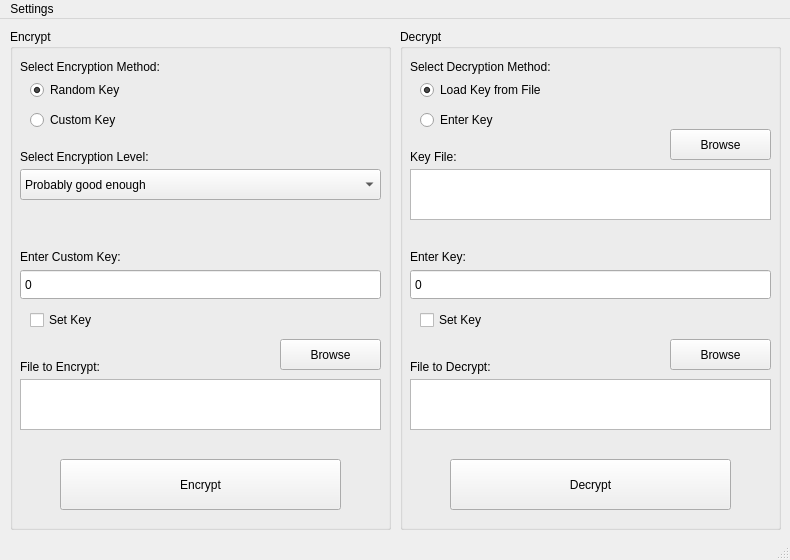
<?xml version="1.0" encoding="UTF-8"?>
<ui version="4.0">
 <class>MainWindow</class>
 <widget class="QMainWindow" name="MainWindow">
  <property name="geometry">
   <rect>
    <x>0</x>
    <y>0</y>
    <width>790</width>
    <height>560</height>
   </rect>
  </property>
  <property name="minimumSize">
   <size>
    <width>790</width>
    <height>560</height>
   </size>
  </property>
  <property name="maximumSize">
   <size>
    <width>790</width>
    <height>560</height>
   </size>
  </property>
  <property name="windowTitle">
   <string>lockbox</string>
  </property>
  <widget class="QWidget" name="centralwidget">
   <widget class="QGroupBox" name="encryptGroupbox">
    <property name="geometry">
     <rect>
      <x>10</x>
      <y>10</y>
      <width>381</width>
      <height>501</height>
     </rect>
    </property>
    <property name="title">
     <string>Encrypt</string>
    </property>
    <widget class="QLabel" name="encryptLevelLbl">
     <property name="geometry">
      <rect>
       <x>10</x>
       <y>120</y>
       <width>161</width>
       <height>16</height>
      </rect>
     </property>
     <property name="text">
      <string>Select Encryption Level:</string>
     </property>
    </widget>
    <widget class="QComboBox" name="encryptLevelSbx">
     <property name="geometry">
      <rect>
       <x>10</x>
       <y>140</y>
       <width>361</width>
       <height>31</height>
      </rect>
     </property>
     <property name="currentIndex">
      <number>0</number>
     </property>
     <item>
      <property name="text">
       <string>Probably good enough</string>
      </property>
     </item>
     <item>
      <property name="text">
       <string>Solid choice</string>
      </property>
     </item>
     <item>
      <property name="text">
       <string>This will be preserved for all time</string>
      </property>
     </item>
    </widget>
    <widget class="QLabel" name="encryptMethodLbl">
     <property name="geometry">
      <rect>
       <x>10</x>
       <y>30</y>
       <width>181</width>
       <height>16</height>
      </rect>
     </property>
     <property name="text">
      <string>Select Encryption Method:</string>
     </property>
    </widget>
    <widget class="QRadioButton" name="encryptRandomKeyRdo">
     <property name="geometry">
      <rect>
       <x>20</x>
       <y>50</y>
       <width>106</width>
       <height>22</height>
      </rect>
     </property>
     <property name="text">
      <string>Random Key</string>
     </property>
     <property name="checked">
      <bool>true</bool>
     </property>
    </widget>
    <widget class="QRadioButton" name="encryptCustomKeyRdo">
     <property name="geometry">
      <rect>
       <x>20</x>
       <y>80</y>
       <width>106</width>
       <height>22</height>
      </rect>
     </property>
     <property name="text">
      <string>Custom Key</string>
     </property>
    </widget>
    <widget class="QLabel" name="encryptCustomKeyLbl">
     <property name="geometry">
      <rect>
       <x>10</x>
       <y>220</y>
       <width>131</width>
       <height>16</height>
      </rect>
     </property>
     <property name="text">
      <string>Enter Custom Key:</string>
     </property>
    </widget>
    <widget class="QPushButton" name="encryptBrowseBtn">
     <property name="geometry">
      <rect>
       <x>270</x>
       <y>310</y>
       <width>101</width>
       <height>31</height>
      </rect>
     </property>
     <property name="text">
      <string>Browse</string>
     </property>
    </widget>
    <widget class="QTextEdit" name="encryptSelectedFileTbx">
     <property name="geometry">
      <rect>
       <x>10</x>
       <y>350</y>
       <width>361</width>
       <height>51</height>
      </rect>
     </property>
     <property name="readOnly">
      <bool>true</bool>
     </property>
    </widget>
    <widget class="QLabel" name="encryptFileSelectLbl">
     <property name="geometry">
      <rect>
       <x>10</x>
       <y>330</y>
       <width>151</width>
       <height>16</height>
      </rect>
     </property>
     <property name="text">
      <string>File to Encrypt:</string>
     </property>
    </widget>
    <widget class="QPushButton" name="encryptBtn">
     <property name="geometry">
      <rect>
       <x>50</x>
       <y>430</y>
       <width>281</width>
       <height>51</height>
      </rect>
     </property>
     <property name="text">
      <string>Encrypt</string>
     </property>
     <property name="checkable">
      <bool>false</bool>
     </property>
     <property name="default">
      <bool>false</bool>
     </property>
    </widget>
    <widget class="QCheckBox" name="encryptSetKeyCkbx">
     <property name="geometry">
      <rect>
       <x>20</x>
       <y>280</y>
       <width>90</width>
       <height>22</height>
      </rect>
     </property>
     <property name="text">
      <string>Set Key</string>
     </property>
    </widget>
    <widget class="QSpinBox" name="encryptCustomKeySbx">
     <property name="geometry">
      <rect>
       <x>10</x>
       <y>240</y>
       <width>361</width>
       <height>31</height>
      </rect>
     </property>
     <property name="buttonSymbols">
      <enum>QAbstractSpinBox::NoButtons</enum>
     </property>
     <property name="maximum">
      <number>1000000000</number>
     </property>
    </widget>
   </widget>
   <widget class="QGroupBox" name="decryptGroupbox">
    <property name="geometry">
     <rect>
      <x>400</x>
      <y>10</y>
      <width>381</width>
      <height>501</height>
     </rect>
    </property>
    <property name="title">
     <string>Decrypt</string>
    </property>
    <widget class="QPushButton" name="decryptBrowseBtn">
     <property name="geometry">
      <rect>
       <x>270</x>
       <y>310</y>
       <width>101</width>
       <height>31</height>
      </rect>
     </property>
     <property name="text">
      <string>Browse</string>
     </property>
    </widget>
    <widget class="QLabel" name="decryptFileSelectLbl">
     <property name="geometry">
      <rect>
       <x>10</x>
       <y>330</y>
       <width>161</width>
       <height>16</height>
      </rect>
     </property>
     <property name="text">
      <string>File to Decrypt:</string>
     </property>
    </widget>
    <widget class="QTextEdit" name="decryptSelectedFileTbx">
     <property name="geometry">
      <rect>
       <x>10</x>
       <y>350</y>
       <width>361</width>
       <height>51</height>
      </rect>
     </property>
     <property name="readOnly">
      <bool>true</bool>
     </property>
    </widget>
    <widget class="QLabel" name="decryptMethodLbl">
     <property name="geometry">
      <rect>
       <x>10</x>
       <y>30</y>
       <width>181</width>
       <height>16</height>
      </rect>
     </property>
     <property name="text">
      <string>Select Decryption Method:</string>
     </property>
    </widget>
    <widget class="QRadioButton" name="decryptEnterKeyRdo">
     <property name="geometry">
      <rect>
       <x>20</x>
       <y>80</y>
       <width>106</width>
       <height>22</height>
      </rect>
     </property>
     <property name="text">
      <string>Enter Key</string>
     </property>
     <property name="checked">
      <bool>false</bool>
     </property>
    </widget>
    <widget class="QRadioButton" name="decryptLoadKeyFromFileRdo">
     <property name="geometry">
      <rect>
       <x>20</x>
       <y>50</y>
       <width>151</width>
       <height>22</height>
      </rect>
     </property>
     <property name="text">
      <string>Load Key from File</string>
     </property>
     <property name="checked">
      <bool>true</bool>
     </property>
    </widget>
    <widget class="QPushButton" name="decryptBtn">
     <property name="geometry">
      <rect>
       <x>50</x>
       <y>430</y>
       <width>281</width>
       <height>51</height>
      </rect>
     </property>
     <property name="text">
      <string>Decrypt</string>
     </property>
     <property name="checkable">
      <bool>false</bool>
     </property>
     <property name="default">
      <bool>false</bool>
     </property>
    </widget>
    <widget class="QLabel" name="decryptKeyFileLbl">
     <property name="geometry">
      <rect>
       <x>10</x>
       <y>120</y>
       <width>62</width>
       <height>16</height>
      </rect>
     </property>
     <property name="text">
      <string>Key File:</string>
     </property>
    </widget>
    <widget class="QTextEdit" name="decryptKeyFileTbx">
     <property name="geometry">
      <rect>
       <x>10</x>
       <y>140</y>
       <width>361</width>
       <height>51</height>
      </rect>
     </property>
    </widget>
    <widget class="QPushButton" name="decryptKeyBrowseBtn">
     <property name="geometry">
      <rect>
       <x>270</x>
       <y>100</y>
       <width>101</width>
       <height>31</height>
      </rect>
     </property>
     <property name="text">
      <string>Browse</string>
     </property>
    </widget>
    <widget class="QLabel" name="decryptEnterCustomKeyLbl">
     <property name="geometry">
      <rect>
       <x>10</x>
       <y>220</y>
       <width>81</width>
       <height>16</height>
      </rect>
     </property>
     <property name="text">
      <string>Enter Key:</string>
     </property>
    </widget>
    <widget class="QSpinBox" name="decryptCustomKeySbx">
     <property name="geometry">
      <rect>
       <x>10</x>
       <y>240</y>
       <width>361</width>
       <height>31</height>
      </rect>
     </property>
     <property name="buttonSymbols">
      <enum>QAbstractSpinBox::NoButtons</enum>
     </property>
     <property name="maximum">
      <number>1000000000</number>
     </property>
    </widget>
    <widget class="QCheckBox" name="decryptSetKeyCkbx">
     <property name="geometry">
      <rect>
       <x>20</x>
       <y>280</y>
       <width>90</width>
       <height>22</height>
      </rect>
     </property>
     <property name="text">
      <string>Set Key</string>
     </property>
    </widget>
   </widget>
  </widget>
  <widget class="QMenuBar" name="menubar">
   <property name="geometry">
    <rect>
     <x>0</x>
     <y>0</y>
     <width>790</width>
     <height>21</height>
    </rect>
   </property>
   <widget class="QMenu" name="menuApplication">
    <property name="title">
     <string>Settings</string>
    </property>
    <addaction name="actionDark_Mode"/>
    <addaction name="separator"/>
    <addaction name="actionAbout"/>
   </widget>
   <addaction name="menuApplication"/>
  </widget>
  <widget class="QStatusBar" name="statusbar"/>
  <action name="actionDark_Mode">
   <property name="checkable">
    <bool>true</bool>
   </property>
   <property name="text">
    <string>Dark Mode</string>
   </property>
   <property name="toolTip">
    <string>Enable Dark Mode!</string>
   </property>
  </action>
  <action name="actionAbout">
   <property name="text">
    <string>About</string>
   </property>
   <property name="toolTip">
    <string>Some information about the application :)</string>
   </property>
  </action>
 </widget>
 <resources/>
 <connections/>
</ui>
